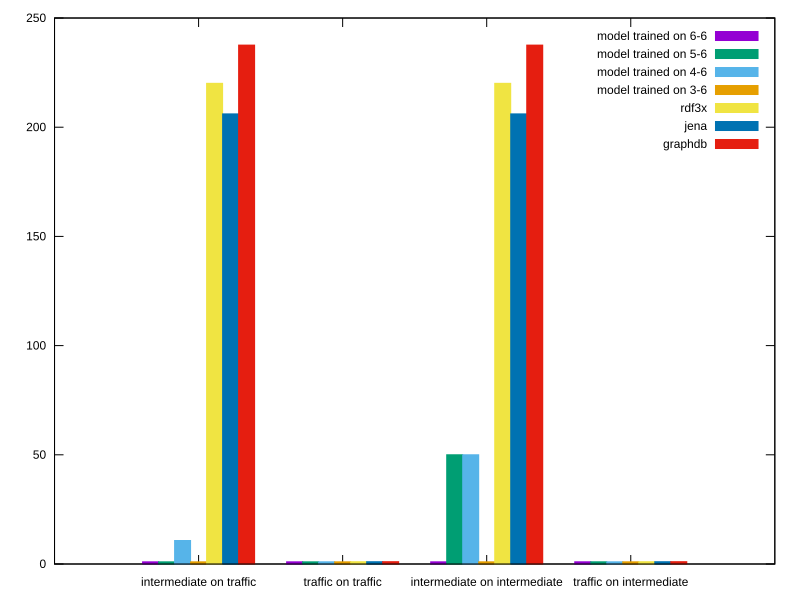

Generate this figure with gnuplot:
#!/usr/bin/env gnuplot
set term svg size 800,600 enhanced
set datafile separator ','
set output 'ranking_on_6_t.svg'

set style data histogram
set style fill solid border

set style histogram clustered
plot for [COL=2:8] 'ranking_on_6_t.csv' using COL:xticlabels(1) title columnheader
